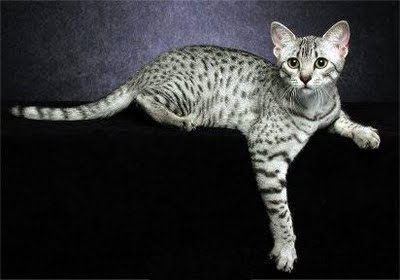
#> input picture data/dataset/Egyptian_Mau_106.jpg, 400 x 280 px, found by its file name
$ jupyter execute HOG_features_extraction.ipynb
#> lines starting #> are read from the running program, lines starting #| are printed output that depends on the picture
[cell 1]
## Importando as libs necessárias
from google.colab import files
import os, io, time

# Criando o diretório inicial: /content/
os.chdir('/content/')
try:
  os.mkdir('Imagens', )
except:
  print('A pasta já existe.')
os.chdir('./Imagens')
os.listdir()
uploaded_images = files.upload()
#> the answer given: Egyptian_Mau_106.jpg

[cell 2]
## Reduzir as imagens
from skimage.io import imread, imshow
from skimage.transform import resize
from skimage.feature import hog
from skimage.color import rgb2gray

def aplicar_HOG(tamanho_imagem, pixel_por_celula):
  hog_features = []

  for filename in uploaded_images.keys():
    image = imread(filename)
    image_resized = resize(image, (tamanho_imagem, tamanho_imagem))

    # Se tiver 4 canais (RGBA), converte para RGB
    if image_resized.ndim == 3 and image_resized.shape[2] == 4:
        image_resized = image_resized[:, :, :3]

    # Se tiver 3 canais (RGB), converte para escala de cinza
    if image_resized.ndim == 3 and image_resized.shape[2] == 3:
        gray = rgb2gray(image_resized)
    else:
        # Já está em escala de cinza
        gray = image_resized

    fd, hog_image = hog(gray, orientations=9, pixels_per_cell=(pixel_por_celula, pixel_por_celula),
                        cells_per_block=(2, 2), visualize=True)
    hog_features.append(fd)

  return hog_features

[cell 3]
## Pegando as classes=de cada imagem lida
def extrair_classe():
  classe = []

  for filename in uploaded_images.keys():
    if 'Egyptian_Mau' in filename:
        classe.append('Egyptian_Mau')
    elif 'pomeranian' in filename:
        classe.append('Pomeranian')
    elif 'Ragdoll' in filename:
        classe.append('Ragdoll')
    elif 'shiba_inu' in filename:
        classe.append('Shiba_inu')

  return classe

[cell 4]
import pandas as pd

def salvar_hog_csv(hog_features, classe, nome_arquivo):
    # Criação do DataFrame
    data = {"hog_features": hog_features, "classe": classe}
    df = pd.DataFrame(data)

    # Expandindo os vetores HOG
    df2 = pd.DataFrame(df['hog_features'].tolist())
    df2.columns = df2.columns.map(lambda x: f'hog_feature_{x+1}')

    # Concatenando e organizando
    df = pd.concat([df.drop('hog_features', axis=1), df2], axis=1)
    df['classe'] = df.pop('classe')

    # Salvando CSV
    df.to_csv(nome_arquivo, sep=',', index=False)
    print(f"Arquivo salvo como {nome_arquivo}")

[cell 5]
classe = extrair_classe()

hog_features_128_16x16 = aplicar_HOG(128, 16)
#> in aplicar_HOG, image is the input picture: shape (280, 400, 3); mean R, G, B 47, 47.4, 48.3
#> in aplicar_HOG, `image_resized = resize(image, (tamanho_imagem, tamanho_imagem))`:
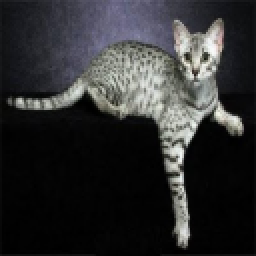
#> image_resized: shape (128, 128, 3) float64 (shown 2 times larger); mean R, G, B 0.184, 0.186, 0.189
#> in aplicar_HOG, `gray = rgb2gray(image_resized)`:
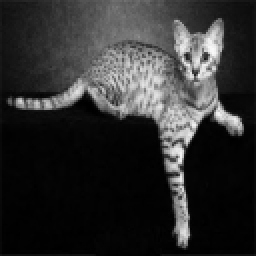
#> gray: shape (128, 128) float64 (shown 2 times larger); min 5.8e-05, max 0.979, mean 0.186
#> in aplicar_HOG, `fd, hog_image = hog(gray, orientations=9, pixels_per_cell=(pixel_por_c..`: fd = 1764 values, max 0.495 at index 1125, min 0.00208 at index 1221, mean 0.141
#> hog_features_128_16x16 = 1 item

print(f"HOG features extraídos: {len(hog_features_128_16x16)}")
#| HOG features extraídos: 1
print(f"Classes extraídas: {len(classe)}")
salvar_hog_csv(hog_features_128_16x16, classe, 'HOG_128_16x16.csv')
#> in salvar_hog_csv, `df = pd.DataFrame(data)`: df = table of 1 rows and 2 columns
#> in salvar_hog_csv, `df2 = pd.DataFrame(df['hog_features'].tolist())`: df2 = table of 1 rows and 1764 columns
#> in salvar_hog_csv, `df = pd.concat([df.drop('hog_features', axis=1), df2], axis=1)`: df = table of 1 rows and 1765 columns

hog_features_256_16x16 = aplicar_HOG(256, 16)
#> call 2 of aplicar_HOG, with tamanho_imagem = 256, pixel_por_celula = 16
#> in aplicar_HOG (call 2), `image_resized = resize(image, (tamanho_imagem, tamanho_imagem))`:
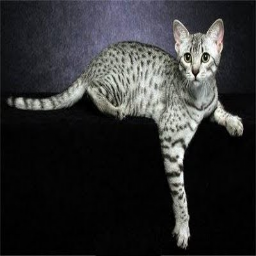
#> image_resized: shape (256, 256, 3) float64; mean R, G, B 0.184, 0.186, 0.189
#> in aplicar_HOG (call 2), `gray = rgb2gray(image_resized)`:
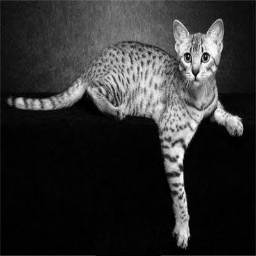
#> gray: shape (256, 256) float64; min 0, max 0.997, mean 0.186
#> in aplicar_HOG (call 2), `fd, hog_image = hog(gray, orientations=9, pixels_per_cell=(pixel_por_c..`: fd = 8100 values, max 0.616 at index 7618, min 0.000618 at index 4055, mean 0.142
#> hog_features_256_16x16 = 1 item
salvar_hog_csv(hog_features_256_16x16 , classe, 'HOG_256_16x16.csv')

hog_features_256_20x20 = aplicar_HOG(256, 20)
#> hog_features_256_20x20 = 1 item
salvar_hog_csv(hog_features_256_20x20, classe, 'HOG_256_20x20.csv')

$ run again, on data/dataset/Egyptian_Mau_116.jpg
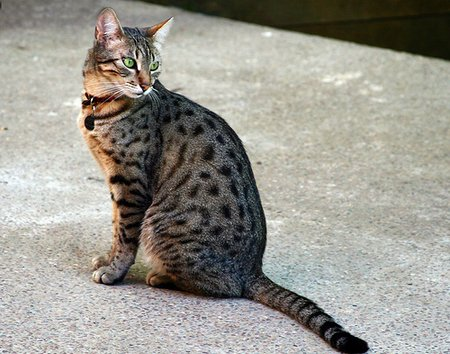
#> input picture data/dataset/Egyptian_Mau_116.jpg, 450 x 354 px, found by its file name
#> in aplicar_HOG, image is the input picture: shape (354, 450, 3); mean R, G, B 153.1, 150.9, 142.9
#> in aplicar_HOG, `gray = rgb2gray(image_resized)`:
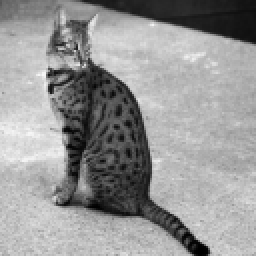
#> gray: shape (128, 128) float64 (shown 2 times larger); min 0.00019, max 0.974, mean 0.591
#> fd = 1764 values, max 0.429 at index 148, min 0.00756 at index 197, mean 0.149
#> hog_features_128_16x16 = 1 item
#| HOG features extraídos: 1
#> in salvar_hog_csv, `df = pd.DataFrame(data)`: df = table of 1 rows and 2 columns
#> df2 = table of 1 rows and 1764 columns
#> in salvar_hog_csv, `df = pd.concat([df.drop('hog_features', axis=1), df2], axis=1)`: df = table of 1 rows and 1765 columns
#> image_resized: shape (256, 256, 3) float64
#> in aplicar_HOG (call 2), `gray = rgb2gray(image_resized)`:
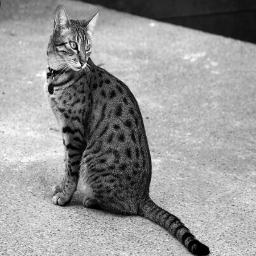
#> gray: shape (256, 256) float64; min 5.47e-11, max 0.997, mean 0.592
#> fd = 8100 values, max 0.543 at index 454, min 0.00264 at index 873, mean 0.154
#> hog_features_256_16x16 = 1 item

$ run again, on data/dataset/Egyptian_Mau_118.jpg
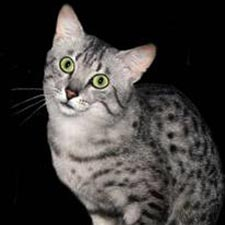
#> input picture data/dataset/Egyptian_Mau_118.jpg, 225 x 225 px, found by its file name
#> in aplicar_HOG, image is the input picture: shape (225, 225, 3); mean R, G, B 62.4, 59.5, 57.6
#> in aplicar_HOG, `image_resized = resize(image, (tamanho_imagem, tamanho_imagem))`:
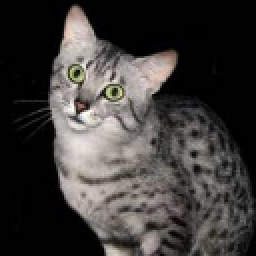
#> image_resized: shape (128, 128, 3) float64 (shown 2 times larger); mean R, G, B 0.245, 0.233, 0.226
#> fd = 1764 values, max 0.602 at index 1276, min 0 at index 1, mean 0.131
#> hog_features_128_16x16 = 1 item
#| HOG features extraídos: 1
#> in salvar_hog_csv, `df = pd.DataFrame(data)`: df = table of 1 rows and 2 columns
#> df2 = table of 1 rows and 1764 columns
#> in salvar_hog_csv, `df = pd.concat([df.drop('hog_features', axis=1), df2], axis=1)`: df = table of 1 rows and 1765 columns
#> image_resized: shape (256, 256, 3) float64
#> in aplicar_HOG (call 2), `gray = rgb2gray(image_resized)`:
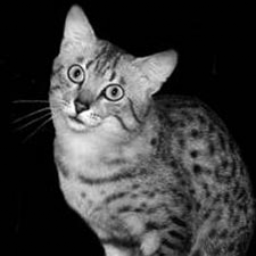
#> gray: shape (256, 256) float64; min 0, max 0.995, mean 0.235
#> fd = 8100 values, max 0.97 at index 7143, min 0 at index 1, mean 0.118
#> hog_features_256_16x16 = 1 item

$ run again, on data/dataset/Egyptian_Mau_129.jpg
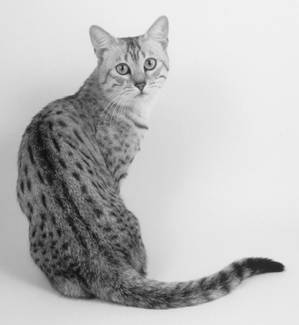
#> input picture data/dataset/Egyptian_Mau_129.jpg, 299 x 325 px, found by its file name
#> in aplicar_HOG, image is the input picture: shape (325, 299); min 8, max 246, mean 187.9
#> in aplicar_HOG, `image_resized = resize(image, (tamanho_imagem, tamanho_imagem))`:
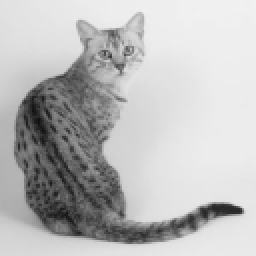
#> image_resized: shape (128, 128) float64 (shown 2 times larger); min 0.0729, max 0.948, mean 0.737
#> fd = 1764 values, max 0.426 at index 1426, min 0 at index 172, mean 0.131
#> hog_features_128_16x16 = 1 item
#| HOG features extraídos: 1
#> in salvar_hog_csv, `df = pd.DataFrame(data)`: df = table of 1 rows and 2 columns
#> df2 = table of 1 rows and 1764 columns
#> in salvar_hog_csv, `df = pd.concat([df.drop('hog_features', axis=1), df2], axis=1)`: df = table of 1 rows and 1765 columns
#> in aplicar_HOG (call 2), `image_resized = resize(image, (tamanho_imagem, tamanho_imagem))`:
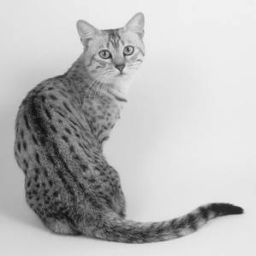
#> image_resized: shape (256, 256) float64; min 0.0549, max 0.96, mean 0.737
#> fd = 8100 values, max 0.616 at index 342, min 0 at index 82, mean 0.124
#> hog_features_256_16x16 = 1 item
